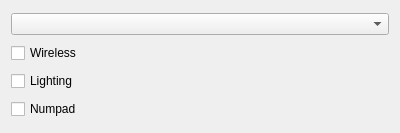
<?xml version="1.0" encoding="UTF-8"?>
<ui version="4.0">
 <class>AddEditKeyboardWidget</class>
 <widget class="QWidget" name="AddEditKeyboardWidget">
  <property name="geometry">
   <rect>
    <x>0</x>
    <y>0</y>
    <width>400</width>
    <height>133</height>
   </rect>
  </property>
  <property name="windowTitle">
   <string>Form</string>
  </property>
  <layout class="QVBoxLayout" name="verticalLayout">
   <item>
    <widget class="QComboBox" name="cbxKeyboardType"/>
   </item>
   <item>
    <widget class="QCheckBox" name="chxWireless">
     <property name="text">
      <string>Wireless</string>
     </property>
    </widget>
   </item>
   <item>
    <widget class="QCheckBox" name="chxLighting">
     <property name="text">
      <string>Lighting</string>
     </property>
    </widget>
   </item>
   <item>
    <widget class="QCheckBox" name="chxNumpad">
     <property name="text">
      <string>Numpad</string>
     </property>
    </widget>
   </item>
  </layout>
 </widget>
 <resources/>
 <connections/>
</ui>
